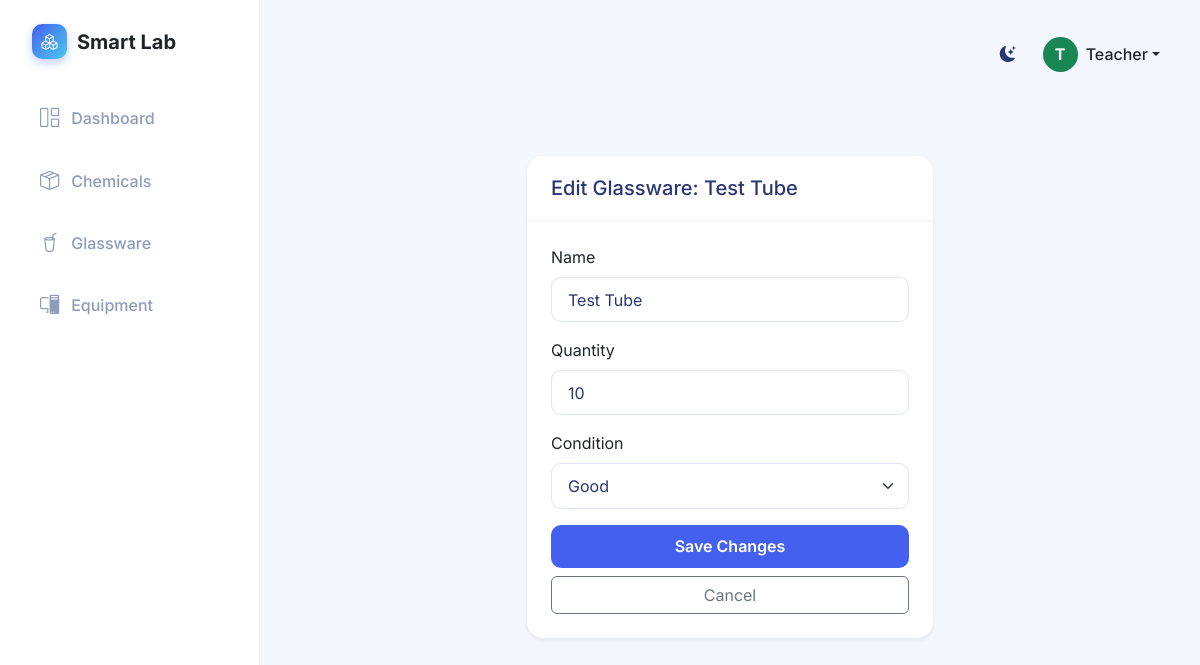
The app's page /glassware/5/edit (signed in), older data.
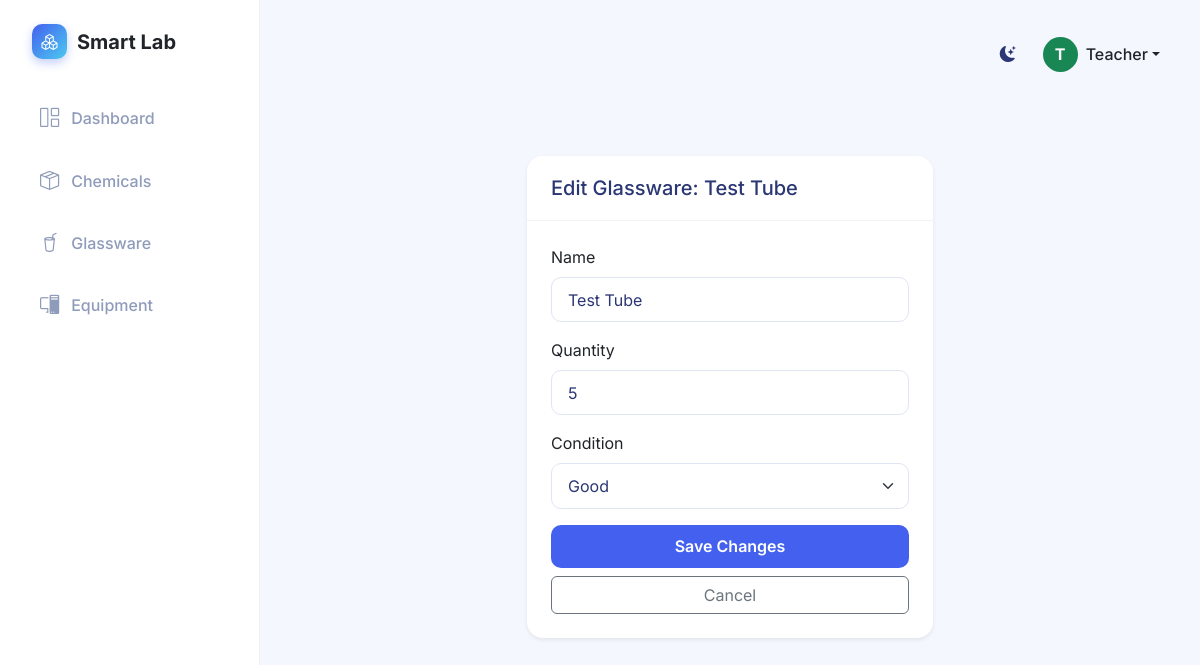
The same page, newer data.
### app.py (models this page shows)
class Glassware(db.Model):
    id = db.Column(db.Integer, primary_key=True)
    name = db.Column(db.String(150), nullable=False)
    quantity = db.Column(db.Integer, nullable=False, default=0)
    condition = db.Column(db.String(50), nullable=False) # Good, Damaged, etc.
    logs = db.relationship('GlasswareLog', backref='glassware', lazy=True, cascade="all, delete-orphan")

### app.py (the view, shortened to what this page needs)
@app.route('/glassware/<int:id>/edit', methods=['GET', 'POST'])
@teacher_required
def edit_glassware(id):
    item = Glassware.query.get_or_404(id)
    return render_template('edit_glassware.html', item=item)

### app.py (called while the page is built)
@login_manager.user_loader
def load_user(user_id):
    return User.query.get(int(user_id))

def teacher_required(f):
    @wraps(f)
    def decorated_function(*args, **kwargs):
        if not current_user.is_authenticated or current_user.role not in ['teacher', 'developer']:
            flash('You must be logged in as a teacher or developer to perform this action.', 'danger')
            return redirect(request.referrer or url_for('dashboard'))
        return f(*args, **kwargs)
    return decorated_function

### templates/edit_glassware.html (shortened to what this page needs)
{% extends 'base.html' %}
{% block content %}
<div class="container py-5">
    <div class="row justify-content-center">
        <div class="col-md-6">
            <div class="card shadow-sm">
                <div class="card-header bg-white">
                    <h5 class="mb-0">Edit Glassware: {{ item.name }}</h5>
                </div>
                <div class="card-body">
                    <form action="{{ url_for('edit_glassware', id=item.id) }}" method="POST">
                        <div class="mb-3">
                            <label class="form-label">Name</label>
                            <input type="text" name="name" class="form-control" value="{{ item.name }}" required>
                        </div>
                        <div class="mb-3">
                            <label class="form-label">Quantity</label>
                            <input type="number" name="quantity" class="form-control" value="{{ item.quantity }}" required>
                        </div>
                        <div class="mb-3">
                            <label class="form-label">Condition</label>
                            <select name="condition" class="form-select">
                                <option value="Good" {% if item.condition == 'Good' %}selected{% endif %}>Good</option>
                            </select>
                        </div>
                        <div class="d-grid gap-2">
                            <button type="submit" class="btn btn-primary">Save Changes</button>
                            <a href="{{ url_for('glassware_detail', id=item.id) }}" class="btn btn-outline-secondary">Cancel</a>
                        </div>
                    </form>
                </div>
            </div>
        </div>
    </div>
</div>
{% endblock %}

Row changes from the older to the newer data that the page shows:
changed Glassware "Test Tube": quantity "10" → "5"
